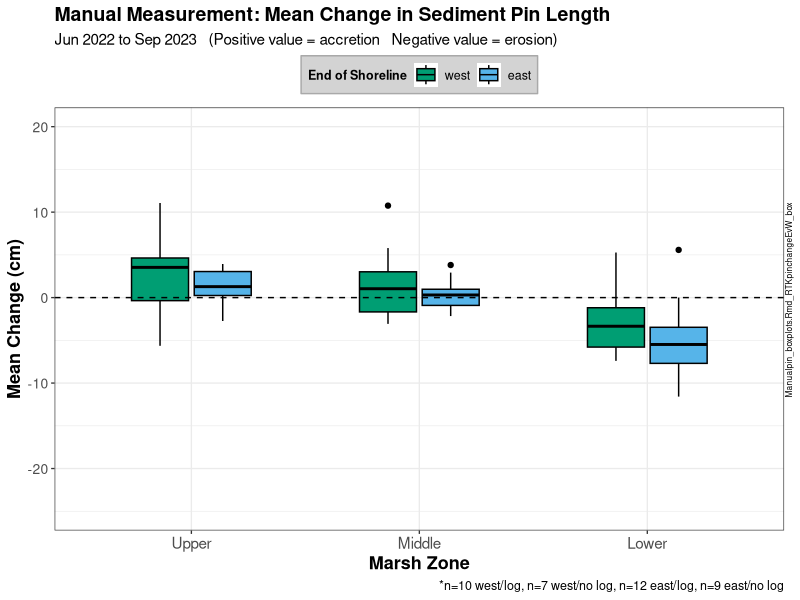

Generate this figure with R: (Note: this script raises an error after producing the figure.)
## ---- chunk 1
library(readxl)
library(tidyverse)
library(dplyr)
library(lubridate)
## ---- chunk 2
setwd("~/GitHub/BeccaTransects/data")

RTKpindata_norefs <- read_xlsx("RTKSedimentPinData.xlsx", sheet = "RTKData_thesispins_norefs_pivot")

## ---- chunk 3
RTKpins <- RTKpindata_norefs %>% 
  select(-c("midg","midt","upt","upg", "lowt", "lowg", "Date")) %>% #can remove these columns bc the top-ground calculations are already calculated in excel in their own columns
  mutate_at(c('upper', 'middle'), as.numeric) %>% #removed the POSITX (lubridate) version of date
  mutate(Date = paste0(Year, "-", Month)) %>% #created my own date to match the sediment pin code
  mutate(across(where(is.numeric), ~round(., 3))) %>%
  group_by(Name, Shoreline_End) %>% 
  rename(Transect_ID = Name)
## ---- chunk 4
RTKpinschangeEvW <- RTKpins %>%
  mutate(UpperDiff = ((last(upper) - first(upper))*-1)*30.48) %>%  # *30.48 converts NADV88 ft to cm
  mutate(MiddleDiff = ((last(middle) - first(middle))*-1)*30.48) %>% 
  mutate(LowerDiff = ((last(lower) - first(lower))*-1)*30.48) %>%
  select(-c("Date", "Year", "Month", "upper", "middle", "lower")) %>% 
  distinct() %>%  #this removes repeated values for each month's calculation
  pivot_longer(UpperDiff:LowerDiff, names_to = "Pin_Location", values_to = "Sediment_Change") %>% 
  rename(Zone = Pin_Location) %>% 
  mutate(Shoreline_End = factor(Shoreline_End, levels = c("west", "east")),
         Zone = factor(Zone, levels = c("UpperDiff", "MiddleDiff", "LowerDiff"))) %>%
  group_by(Shoreline_End, Zone) #%>% 
  #summarize(mean_difference = mean(Sediment_Change, na.rm = TRUE),
  #          sd_difference = sd(Sediment_Change, na.rm = TRUE),
  #          n_difference = n()) %>% 
  #mutate(se_difference = sd_difference/sqrt(n_difference)) %>% 
  #mutate(across(where(is.numeric), ~round(., 1)))
## ---- chunk 5
cbprtk <- c("#009E73", "#56B4E9", "#F0E442" , "#E69F00", "#000000", "#0072B2","#D55E00", "#CC79A7","#999999")
## ---- chunk 6
RTKpinchangeEvW_box <- ggplot(RTKpinschangeEvW,
                                  mapping = aes(x = Zone,
                                  y = Sediment_Change,
                                  fill = Shoreline_End,
                                  color = Shoreline_End)) +
  geom_boxplot(position = position_dodge(0.55),color = "black", width = 0.50) +
  geom_hline(yintercept=0, linetype="dashed", color = "black") +
  scale_fill_manual(values = cbprtk) +
  coord_cartesian(ylim = c(-25, 20)) + #sets the limit of the y-axis to show a more dramatic difference bw variables
  scale_x_discrete(labels = c(UpperDiff = "Upper", MiddleDiff = "Middle", LowerDiff = "Lower")) +
  labs(
    title = "Manual Measurement: Mean Change in Sediment Pin Length ",
    subtitle = "Jun 2022 to Sep 2023   (Positive value = accretion   Negative value = erosion)",
    y = "Mean Change (cm)",
    x = "Marsh Zone",
    fill= "End of Shoreline",
    tag = "Manualpin_boxplots.Rmd_RTKpinchangeEvW_box",
    caption = "*n=10 west/log, n=7 west/no log, n=12 east/log, n=9 east/no log") +
  theme_bw(base_size = 10) +
  theme(axis.title = element_text(face = "bold", size=13),
        legend.title = element_text(face = "bold", size=09),
        legend.text=element_text(size=09),
        legend.position = "top",   #for no legend type: "none"
        legend.background = element_rect(fill="lightgrey",
                                  size=0.5, linetype="solid", 
                                  colour ="darkgrey"),
        axis.text.x = element_text(size = 11),
        axis.text.y = element_text(size = 10),
        plot.title = element_text(face = "bold", size = 14),
        plot.caption = element_text(size = 09),
        plot.subtitle = element_text(size = 11),
        plot.tag = element_text(size = 6, angle = 90),
        plot.tag.position = "right",
        strip.text = element_text(size = 13, color = "black"))
  
  

RTKpinchangeEvW_box
## ---- chunk 7
RTKpinchangeLvNL <- SedPinDataMerged[SedPinDataMerged$Log_Presence != "reference",] %>% 
  select(Transect_ID, Shoreline_End, Upper, Middle, Lower, Date, Log_Presence) %>% 
  mutate(UpperDiff = (last(Upper) - first(Upper))*-1) %>% 
  mutate(MiddleDiff = (last(Middle) - first(Middle))*-1) %>% 
  mutate(LowerDiff = (last(Lower) - first(Lower))*-1) %>% 
  select(-c('Date', 'Upper', 'Middle', 'Lower')) %>% #remove all unnecessary columns
  distinct() %>%  #this removes repeated values for each month's calculation
  pivot_longer(UpperDiff:LowerDiff, names_to = "Pin_Location", values_to = "Sediment_Change") %>%
  rename(Zone = Pin_Location) %>% 
  mutate(Shoreline_End = factor(Shoreline_End, levels = c("west", "east")),
         Zone = factor(Zone, levels = c("UpperDiff", "MiddleDiff", "LowerDiff"))) %>% #this puts west first in the legend
  group_by(Log_Presence, Shoreline_End, Zone) #%>% 
  #summarize(mean_difference = mean(Sediment_Change, na.rm = TRUE),
  #          sd_difference = sd(Sediment_Change, na.rm = TRUE),
  #          n_difference = n()) %>% 
  #mutate(se_difference = sd_difference/sqrt(n_difference)) %>% 
  #mutate(across(where(is.numeric), ~round(., 1)))
## ---- chunk 8
RTKpinchangeLvNL_box <- ggplot(RTKpinchangeLvNL,
                                  mapping = aes(x = Zone,
                                  y = Sediment_Change,
                                  #group = Log_Presence,
                                  fill = Log_Presence,
                                  color = log_Presence)) +
  geom_boxplot(position = position_dodge(0.55),color = "black", width = 0.50) +
  geom_hline(yintercept=0, linetype="dashed", color = "black") +
  scale_fill_manual(values = cbprtk) +
  facet_grid(~ Shoreline_End) +
  coord_cartesian(ylim = c(-25, 20)) + #sets the limit of the y-axis to show a more dramatic difference bw variables
  scale_x_discrete(labels = c(UpperDiff = "Upper", MiddleDiff = "Middle", LowerDiff = "Lower")) +
  labs(
    title = "Manual Measurement: Mean Change in Sediment Pin Length ",
    subtitle = "Jun 2022 to Sep 2023   (Positive value = accretion   Negative value = erosion)",
    y = "Mean Change (cm)",
    x = "Marsh Zone",
    fill= "Log Presence",
    tag = "Manualpin_boxplots.Rmd_RTKpinchangeLvNL_box",
    caption = "*n=10 west/log, n=7 west/no log, n=12 east/log, n=9 east/no log") +
  theme_bw(base_size = 10) +
  theme(axis.title = element_text(face = "bold", size=13),
        legend.title = element_text(face = "bold", size=09),
        legend.text=element_text(size=09),
        legend.position = "top",   #for no legend type: "none"
        legend.background = element_rect(fill="lightgrey",
                                  size=0.5, linetype="solid", 
                                  colour ="darkgrey"),
        axis.text.x = element_text(size = 11),
        axis.text.y = element_text(size = 10),
        plot.title = element_text(face = "bold", size = 14),
        plot.caption = element_text(size = 09),
        plot.subtitle = element_text(size = 11),
        plot.tag = element_text(size = 6, angle = 90),
        plot.tag.position = "right",
        strip.text = element_text(size = 13, color = "black"))
  
  

RTKpinchangeLvNL_box
#Will say: Warning: Removed 3 rows containing non-finite outside the scale range (`stat_boxplot()`). This is due to having NA's for a few of the pins.  
